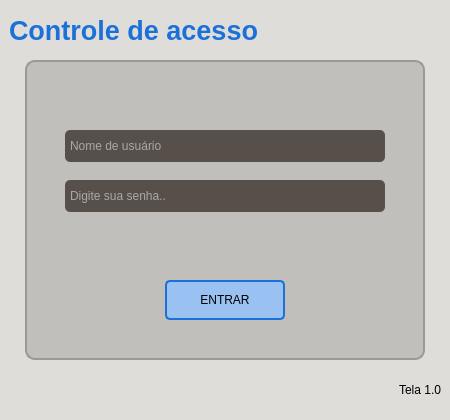
<?xml version="1.0" encoding="UTF-8"?>
<ui version="4.0">
 <class>Login</class>
 <widget class="QWidget" name="Login">
  <property name="geometry">
   <rect>
    <x>0</x>
    <y>0</y>
    <width>450</width>
    <height>420</height>
   </rect>
  </property>
  <property name="minimumSize">
   <size>
    <width>450</width>
    <height>0</height>
   </size>
  </property>
  <property name="windowTitle">
   <string>Login</string>
  </property>
  <property name="styleSheet">
   <string notr="true">QLineEdit {
    border-radius: 5px;
    padding: 3px;  	
	background-color: rgb(87, 79, 74);
    color: rgb(255, 255, 255);
}

QPushButton {    
    background-color: rgb(153, 193, 241);
    border-radius: 5px;
    border: 2px solid rgb(28, 113, 216);
}

QLineEdit:hover {
    border: 2px solid rgb(55, 55, 55);
}

QLineEdit:focus {
    border: 2px solid rgb(28, 113, 216);
    color: rgb(200, 200, 200);
}

#Login {
    background-color: rgb(222, 221, 218);
}

#content {
    background-color: rgb(192, 191, 188);
    border: 2px solid rgb(154, 153, 150);
    border-radius: 10px;
}

#username {
    font: 10pt &quot;Fira Sans&quot;;
}

#password {
    font: 10pt &quot;Fira Sans&quot;;
}</string>
  </property>
  <layout class="QVBoxLayout" name="verticalLayout">
   <property name="spacing">
    <number>0</number>
   </property>
   <property name="leftMargin">
    <number>0</number>
   </property>
   <property name="topMargin">
    <number>0</number>
   </property>
   <property name="rightMargin">
    <number>0</number>
   </property>
   <property name="bottomMargin">
    <number>0</number>
   </property>
   <item>
    <widget class="QFrame" name="header">
     <property name="minimumSize">
      <size>
       <width>0</width>
       <height>60</height>
      </size>
     </property>
     <property name="maximumSize">
      <size>
       <width>16777215</width>
       <height>60</height>
      </size>
     </property>
     <property name="frameShape">
      <enum>QFrame::NoFrame</enum>
     </property>
     <property name="frameShadow">
      <enum>QFrame::Raised</enum>
     </property>
     <layout class="QVBoxLayout" name="verticalLayout_2">
      <item>
       <widget class="QLabel" name="label_capiton">
        <property name="font">
         <font>
          <pointsize>20</pointsize>
          <bold>true</bold>
         </font>
        </property>
        <property name="styleSheet">
         <string notr="true">color: rgb(28, 113, 216);</string>
        </property>
        <property name="text">
         <string>Controle de acesso</string>
        </property>
       </widget>
      </item>
     </layout>
    </widget>
   </item>
   <item>
    <widget class="QFrame" name="client">
     <property name="frameShape">
      <enum>QFrame::NoFrame</enum>
     </property>
     <property name="frameShadow">
      <enum>QFrame::Raised</enum>
     </property>
     <layout class="QHBoxLayout" name="horizontalLayout">
      <property name="spacing">
       <number>0</number>
      </property>
      <property name="leftMargin">
       <number>0</number>
      </property>
      <property name="topMargin">
       <number>0</number>
      </property>
      <property name="rightMargin">
       <number>0</number>
      </property>
      <property name="bottomMargin">
       <number>0</number>
      </property>
      <item>
       <widget class="QFrame" name="content">
        <property name="minimumSize">
         <size>
          <width>400</width>
          <height>300</height>
         </size>
        </property>
        <property name="maximumSize">
         <size>
          <width>400</width>
          <height>300</height>
         </size>
        </property>
        <property name="styleSheet">
         <string notr="true"/>
        </property>
        <property name="frameShape">
         <enum>QFrame::NoFrame</enum>
        </property>
        <property name="frameShadow">
         <enum>QFrame::Raised</enum>
        </property>
        <widget class="QLineEdit" name="username">
         <property name="geometry">
          <rect>
           <x>40</x>
           <y>70</y>
           <width>320</width>
           <height>32</height>
          </rect>
         </property>
         <property name="minimumSize">
          <size>
           <width>320</width>
           <height>32</height>
          </size>
         </property>
         <property name="maximumSize">
          <size>
           <width>400</width>
           <height>32</height>
          </size>
         </property>
         <property name="placeholderText">
          <string>Nome de usuário</string>
         </property>
        </widget>
        <widget class="QPushButton" name="submit">
         <property name="geometry">
          <rect>
           <x>140</x>
           <y>220</y>
           <width>120</width>
           <height>40</height>
          </rect>
         </property>
         <property name="minimumSize">
          <size>
           <width>120</width>
           <height>40</height>
          </size>
         </property>
         <property name="maximumSize">
          <size>
           <width>120</width>
           <height>40</height>
          </size>
         </property>
         <property name="text">
          <string>ENTRAR</string>
         </property>
        </widget>
        <widget class="QLineEdit" name="password">
         <property name="geometry">
          <rect>
           <x>40</x>
           <y>120</y>
           <width>320</width>
           <height>32</height>
          </rect>
         </property>
         <property name="minimumSize">
          <size>
           <width>320</width>
           <height>32</height>
          </size>
         </property>
         <property name="maximumSize">
          <size>
           <width>400</width>
           <height>32</height>
          </size>
         </property>
         <property name="echoMode">
          <enum>QLineEdit::Password</enum>
         </property>
         <property name="placeholderText">
          <string>Digite sua senha..</string>
         </property>
        </widget>
       </widget>
      </item>
     </layout>
    </widget>
   </item>
   <item>
    <widget class="QFrame" name="footer">
     <property name="minimumSize">
      <size>
       <width>0</width>
       <height>60</height>
      </size>
     </property>
     <property name="maximumSize">
      <size>
       <width>16777215</width>
       <height>60</height>
      </size>
     </property>
     <property name="frameShape">
      <enum>QFrame::NoFrame</enum>
     </property>
     <property name="frameShadow">
      <enum>QFrame::Raised</enum>
     </property>
     <layout class="QHBoxLayout" name="horizontalLayout_2">
      <item>
       <widget class="QLabel" name="label_version">
        <property name="text">
         <string>Tela 1.0</string>
        </property>
        <property name="alignment">
         <set>Qt::AlignRight|Qt::AlignTrailing|Qt::AlignVCenter</set>
        </property>
       </widget>
      </item>
     </layout>
    </widget>
   </item>
  </layout>
 </widget>
 <resources/>
 <connections/>
</ui>
